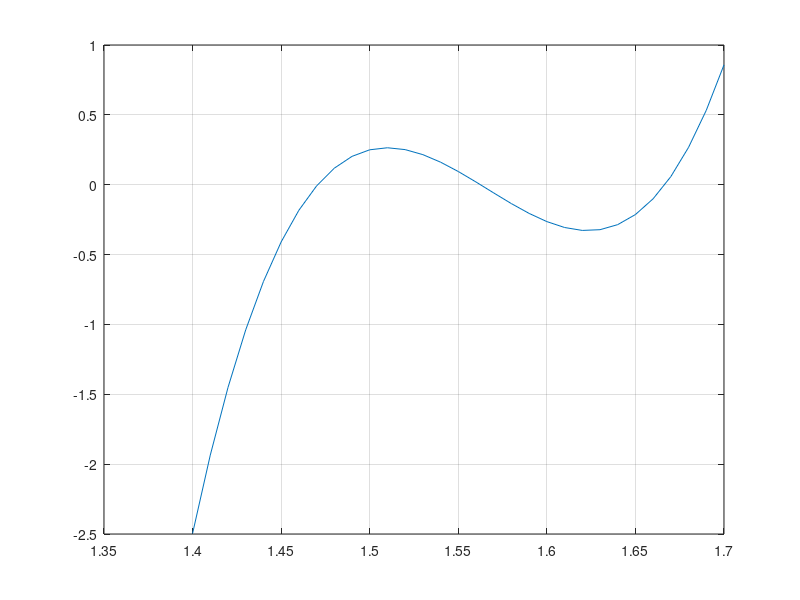

MATLAB code to generate this figure: (Note: this script raises an error after producing the figure.)
%{
Ejercicio: SENL_EJ02
Author: Juan Gonzalez
juangonzalez.com.ar
%}
pol = [816 -3835 6000 -3125];

x1 = 1.4:1/100:1.7;

plot(x1,polyval(pol,x1)), grid on, axis on

f = @(x) 816*x^3-3835*x^2+6000*x-3125 ;
fd = @(x) 2448*x^2-7670*x+6000;
tol = 1e-3;
sol = [NewtonRaphson(f,fd,1.45,tol,15); NewtonRaphson(f,fd,1.55,tol,15); NewtonRaphson(f,fd,1.65,tol,15)];

error_absoluto = roots(pol) - sol;
disp(error_absoluto)